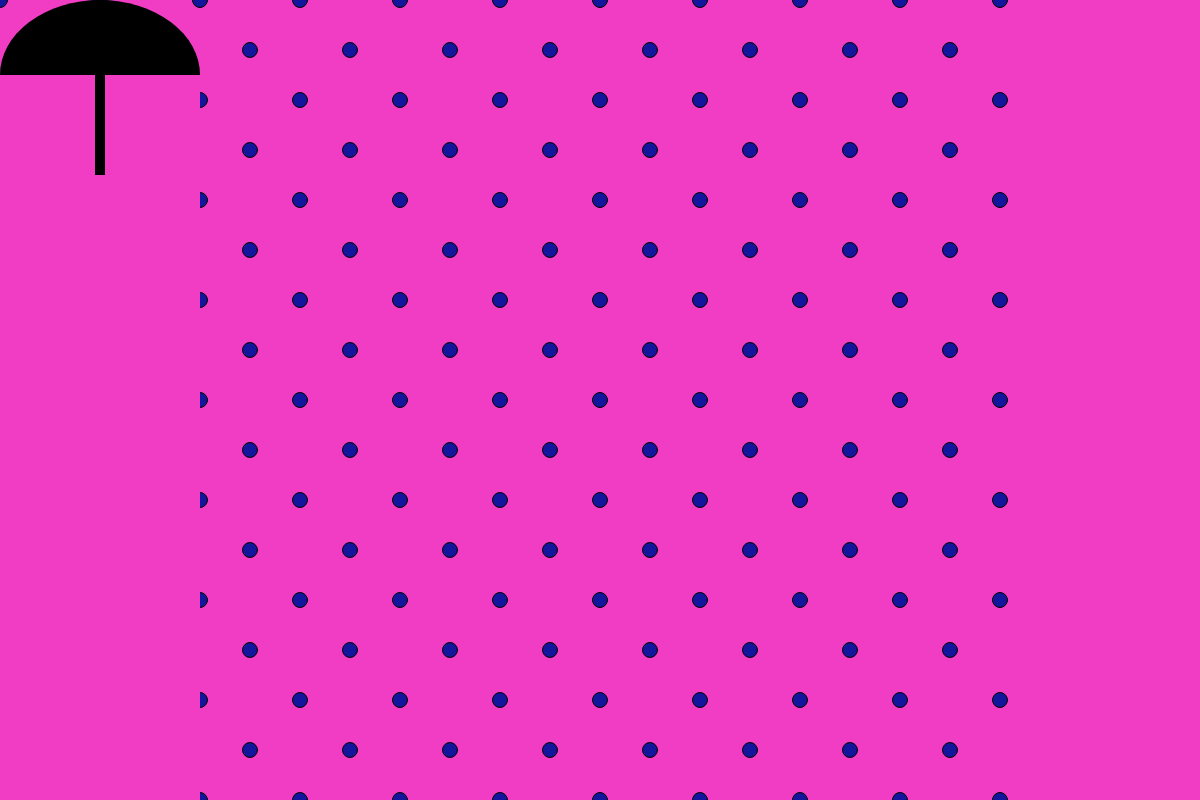
Frame 1 (no input)
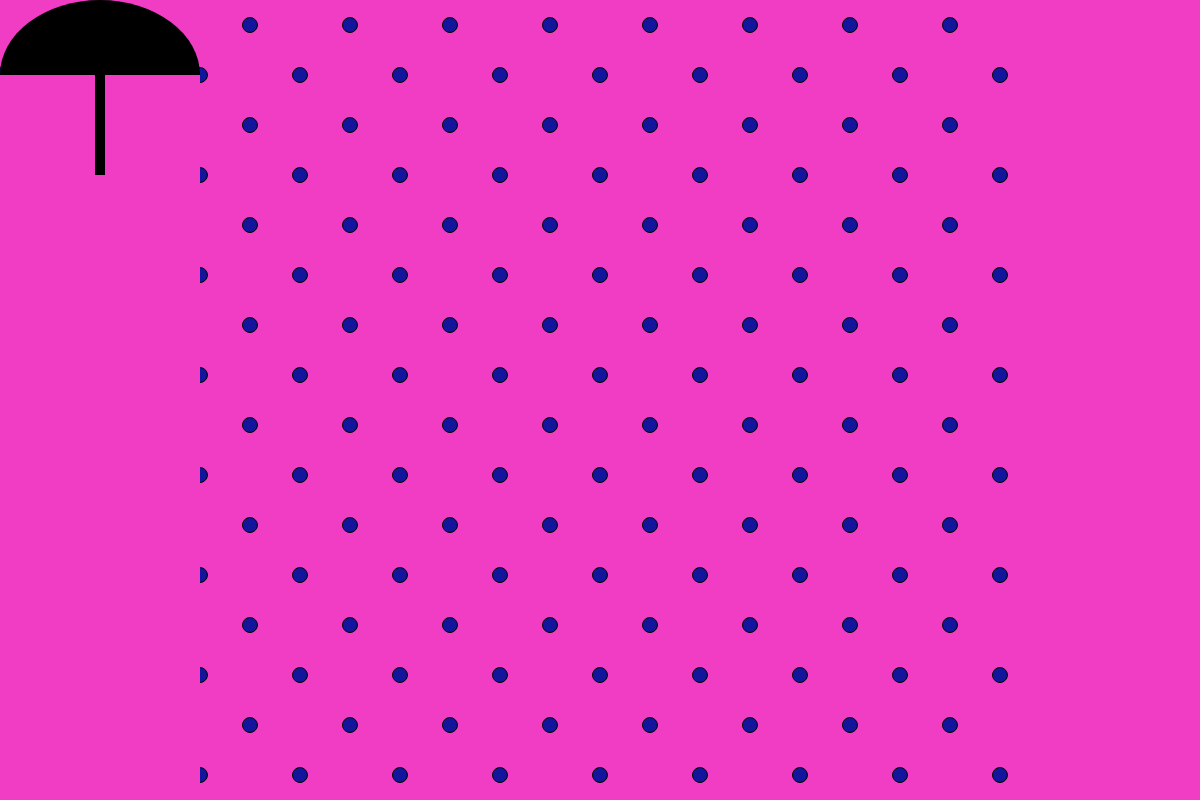
Frame 60 (no input)
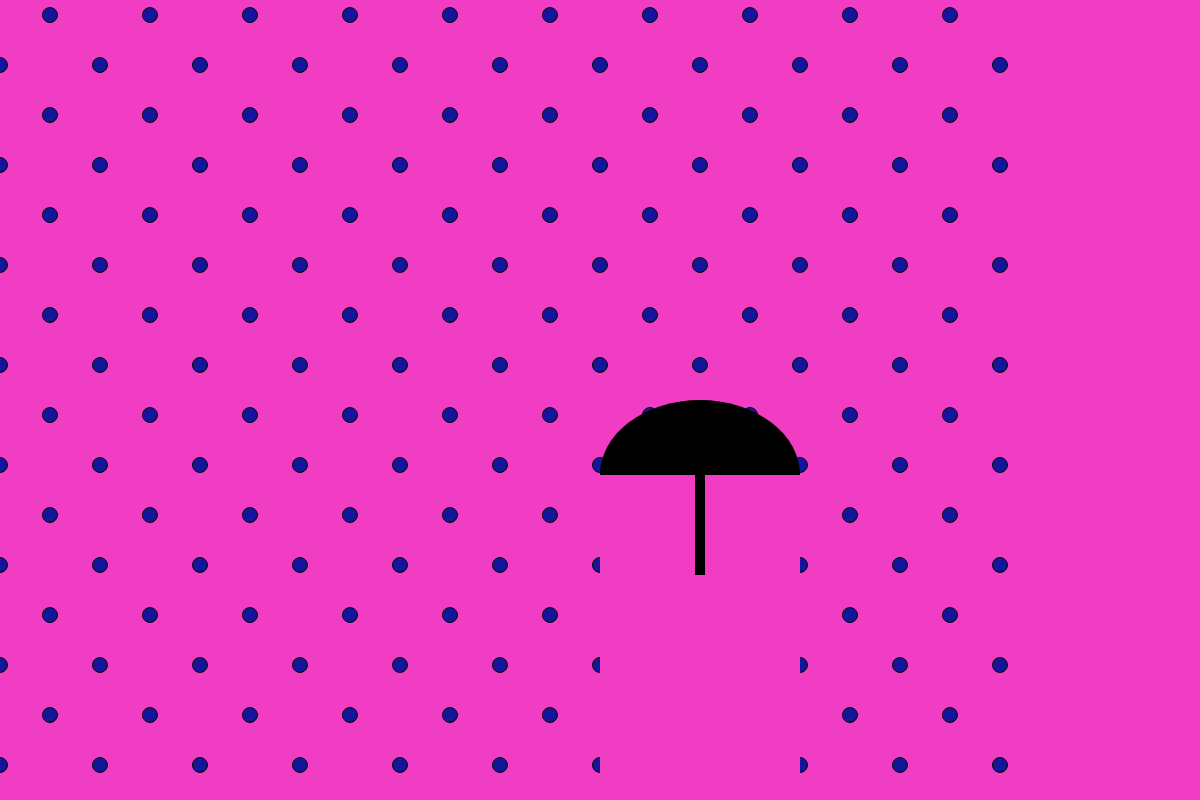
Frame 120 (the mouse pressed at the canvas centre since frame 60)

The p5.js sketch that drew these frames (run headless with seeded random() and noise() and a simulated clock; from frame 60 on, the mouse is pressed at the canvas centre):

// p5.js sketch
// ── sketch.js
//Frederick Cantarine

function setup() {
    createCanvas( windowWidth, 800 );
  }


// raindops' starting positions
  var x = 0;
  var y = 0;
  var a = 50
  var b = 100
  var c = 150
  var d = 200
  var e = 250
  var f = 300
  var g = 350
  var h = 400
  var i = 450
  var j = 500
  var k = 550
  var l = 600
  var m = 650
  var n = 700
  var o = 750
  var p = 800
  var s = 850
  var t = 900
  var u = 950
  var v = 1000

//raindhip speed
var drop = 15;

  function draw() {
    background ( 'rgb(241, 61, 196)' );
    //Turns off cursor
    noCursor();


  var r = random( windowWidth/2 );
  var q = random( windowHeight );

//Raindrops
    fill ('rgb(20, 21, 157)')
    ellipse (x, y, 15);
    ellipse (x, y - 100, 15);
    ellipse (x, y - 200, 15);
    ellipse (x, y - 300, 15);
    ellipse (x, y - 400, 15);
    ellipse (x, y - 500, 15);
    ellipse (x, y - 600, 15);
    ellipse (x, y - 700, 15);
    ellipse (x, y - 800, 15);
    ellipse (x, y + 100, 15);
    ellipse (x, y + 200, 15);
    ellipse (x, y + 300, 15);
    ellipse (x, y + 400, 15);
    ellipse (x, y + 500, 15);
    ellipse (x, y + 600, 15);
    ellipse (x, y + 700, 15);
    ellipse (x, y + 800, 15);

    ellipse (a, y + 50, 15);
    ellipse (a, y - 50, 15);
    ellipse (a, y - 150, 15);
    ellipse (a, y - 250, 15);
    ellipse (a, y - 350, 15);
    ellipse (a, y - 450, 15);
    ellipse (a, y - 550, 15);
    ellipse (a, y - 650, 15);
    ellipse (a, y - 750, 15);
    ellipse (a, y - 850, 15);
    ellipse (a, y + 150, 15);
    ellipse (a, y + 250, 15);
    ellipse (a, y + 350, 15);
    ellipse (a, y + 450, 15);
    ellipse (a, y + 550, 15);
    ellipse (a, y + 650, 15);
    ellipse (a, y + 750, 15);
    ellipse (a, y + 850, 15);

    ellipse (b, y, 15);
    ellipse (b, y - 100, 15);
    ellipse (b, y - 200, 15);
    ellipse (b, y - 300, 15);
    ellipse (b, y - 400, 15);
    ellipse (b, y - 500, 15);
    ellipse (b, y - 600, 15);
    ellipse (b, y - 700, 15);
    ellipse (b, y - 800, 15);
    ellipse (b, y + 100, 15);
    ellipse (b, y + 200, 15);
    ellipse (b, y + 300, 15);
    ellipse (b, y + 400, 15);
    ellipse (b, y + 500, 15);
    ellipse (b, y + 600, 15);
    ellipse (b, y + 700, 15);
    ellipse (b, y + 800, 15);

    ellipse (c, y + 50, 15);
    ellipse (c, y - 50, 15);
    ellipse (c, y - 150, 15);
    ellipse (c, y - 250, 15);
    ellipse (c, y - 350, 15);
    ellipse (c, y - 450, 15);
    ellipse (c, y - 550, 15);
    ellipse (c, y - 650, 15);
    ellipse (c, y - 750, 15);
    ellipse (c, y - 850, 15);
    ellipse (c, y + 150, 15);
    ellipse (c, y + 250, 15);
    ellipse (c, y + 350, 15);
    ellipse (c, y + 450, 15);
    ellipse (c, y + 550, 15);
    ellipse (c, y + 650, 15);
    ellipse (c, y + 750, 15);
    ellipse (c, y + 850, 15);

    ellipse (d, y, 15);
    ellipse (d, y - 100, 15);
    ellipse (d, y - 200, 15);
    ellipse (d, y - 300, 15);
    ellipse (d, y - 400, 15);
    ellipse (d, y - 500, 15);
    ellipse (d, y - 600, 15);
    ellipse (d, y - 700, 15);
    ellipse (d, y - 800, 15);
    ellipse (d, y + 100, 15);
    ellipse (d, y + 200, 15);
    ellipse (d, y + 300, 15);
    ellipse (d, y + 400, 15);
    ellipse (d, y + 500, 15);
    ellipse (d, y + 600, 15);
    ellipse (d, y + 700, 15);
    ellipse (d, y + 800, 15);

    ellipse (e, y + 50, 15);
    ellipse (e, y - 50, 15);
    ellipse (e, y - 150, 15);
    ellipse (e, y - 250, 15);
    ellipse (e, y - 350, 15);
    ellipse (e, y - 450, 15);
    ellipse (e, y - 550, 15);
    ellipse (e, y - 650, 15);
    ellipse (e, y - 750, 15);
    ellipse (e, y - 850, 15);
    ellipse (e, y + 150, 15);
    ellipse (e, y + 250, 15);
    ellipse (e, y + 350, 15);
    ellipse (e, y + 450, 15);
    ellipse (e, y + 550, 15);
    ellipse (e, y + 650, 15);
    ellipse (e, y + 750, 15);
    ellipse (e, y + 850, 15);

    ellipse (f, y, 15);
    ellipse (f, y - 100, 15);
    ellipse (f, y - 200, 15);
    ellipse (f, y - 300, 15);
    ellipse (f, y - 400, 15);
    ellipse (f, y - 500, 15);
    ellipse (f, y - 600, 15);
    ellipse (f, y - 700, 15);
    ellipse (f, y - 800, 15);
    ellipse (f, y + 100, 15);
    ellipse (f, y + 200, 15);
    ellipse (f, y + 300, 15);
    ellipse (f, y + 400, 15);
    ellipse (f, y + 500, 15);
    ellipse (f, y + 600, 15);
    ellipse (f, y + 700, 15);
    ellipse (f, y + 800, 15);

    ellipse (g, y + 50, 15);
    ellipse (g, y - 50, 15);
    ellipse (g, y - 150, 15);
    ellipse (g, y - 250, 15);
    ellipse (g, y - 350, 15);
    ellipse (g, y - 450, 15);
    ellipse (g, y - 550, 15);
    ellipse (g, y - 650, 15);
    ellipse (g, y - 750, 15);
    ellipse (g, y - 850, 15);
    ellipse (g, y + 150, 15);
    ellipse (g, y + 250, 15);
    ellipse (g, y + 350, 15);
    ellipse (g, y + 450, 15);
    ellipse (g, y + 550, 15);
    ellipse (g, y + 650, 15);
    ellipse (g, y + 750, 15);
    ellipse (g, y + 850, 15);

    ellipse (h, y, 15);
    ellipse (h, y - 100, 15);
    ellipse (h, y - 200, 15);
    ellipse (h, y - 300, 15);
    ellipse (h, y - 400, 15);
    ellipse (h, y - 500, 15);
    ellipse (h, y - 600, 15);
    ellipse (h, y - 700, 15);
    ellipse (h, y - 800, 15);
    ellipse (h, y + 100, 15);
    ellipse (h, y + 200, 15);
    ellipse (h, y + 300, 15);
    ellipse (h, y + 400, 15);
    ellipse (h, y + 500, 15);
    ellipse (h, y + 600, 15);
    ellipse (h, y + 700, 15);
    ellipse (h, y + 800, 15);

    ellipse (i, y + 50, 15);
    ellipse (i, y - 50, 15);
    ellipse (i, y - 150, 15);
    ellipse (i, y - 250, 15);
    ellipse (i, y - 350, 15);
    ellipse (i, y - 450, 15);
    ellipse (i, y - 550, 15);
    ellipse (i, y - 650, 15);
    ellipse (i, y - 750, 15);
    ellipse (i, y - 850, 15);
    ellipse (i, y + 150, 15);
    ellipse (i, y + 250, 15);
    ellipse (i, y + 350, 15);
    ellipse (i, y + 450, 15);
    ellipse (i, y + 550, 15);
    ellipse (i, y + 650, 15);
    ellipse (i, y + 750, 15);
    ellipse (i, y + 850, 15);

    ellipse (j, y, 15);
    ellipse (j, y - 100, 15);
    ellipse (j, y - 200, 15);
    ellipse (j, y - 300, 15);
    ellipse (j, y - 400, 15);
    ellipse (j, y - 500, 15);
    ellipse (j, y - 600, 15);
    ellipse (j, y - 700, 15);
    ellipse (j, y - 800, 15);
    ellipse (j, y + 100, 15);
    ellipse (j, y + 200, 15);
    ellipse (j, y + 300, 15);
    ellipse (j, y + 400, 15);
    ellipse (j, y + 500, 15);
    ellipse (j, y + 600, 15);
    ellipse (j, y + 700, 15);
    ellipse (j, y + 800, 15);

    ellipse (k, y + 50, 15);
    ellipse (k, y - 50, 15);
    ellipse (k, y - 150, 15);
    ellipse (k, y - 250, 15);
    ellipse (k, y - 350, 15);
    ellipse (k, y - 450, 15);
    ellipse (k, y - 550, 15);
    ellipse (k, y - 650, 15);
    ellipse (k, y - 750, 15);
    ellipse (k, y - 850, 15);
    ellipse (k, y + 150, 15);
    ellipse (k, y + 250, 15);
    ellipse (k, y + 350, 15);
    ellipse (k, y + 450, 15);
    ellipse (k, y + 550, 15);
    ellipse (k, y + 650, 15);
    ellipse (k, y + 750, 15);
    ellipse (k, y + 850, 15);

    ellipse (l, y, 15);
    ellipse (l, y - 100, 15);
    ellipse (l, y - 200, 15);
    ellipse (l, y - 300, 15);
    ellipse (l, y - 400, 15);
    ellipse (l, y - 500, 15);
    ellipse (l, y - 600, 15);
    ellipse (l, y - 700, 15);
    ellipse (l, y - 800, 15);
    ellipse (l, y + 100, 15);
    ellipse (l, y + 200, 15);
    ellipse (l, y + 300, 15);
    ellipse (l, y + 400, 15);
    ellipse (l, y + 500, 15);
    ellipse (l, y + 600, 15);
    ellipse (l, y + 700, 15);
    ellipse (l, y + 800, 15);

    ellipse (m, y + 50, 15);
    ellipse (m, y - 50, 15);
    ellipse (m, y - 150, 15);
    ellipse (m, y - 250, 15);
    ellipse (m, y - 350, 15);
    ellipse (m, y - 450, 15);
    ellipse (m, y - 550, 15);
    ellipse (m, y - 650, 15);
    ellipse (m, y - 750, 15);
    ellipse (m, y - 850, 15);
    ellipse (m, y + 150, 15);
    ellipse (m, y + 250, 15);
    ellipse (m, y + 350, 15);
    ellipse (m, y + 450, 15);
    ellipse (m, y + 550, 15);
    ellipse (m, y + 650, 15);
    ellipse (m, y + 750, 15);
    ellipse (m, y + 850, 15);

    ellipse (n, y, 15);
    ellipse (n, y - 100, 15);
    ellipse (n, y - 200, 15);
    ellipse (n, y - 300, 15);
    ellipse (n, y - 400, 15);
    ellipse (n, y - 500, 15);
    ellipse (n, y - 600, 15);
    ellipse (n, y - 700, 15);
    ellipse (n, y - 800, 15);
    ellipse (n, y + 100, 15);
    ellipse (n, y + 200, 15);
    ellipse (n, y + 300, 15);
    ellipse (n, y + 400, 15);
    ellipse (n, y + 500, 15);
    ellipse (n, y + 600, 15);
    ellipse (n, y + 700, 15);
    ellipse (n, y + 800, 15);

    ellipse (o, y + 50, 15);
    ellipse (o, y - 50, 15);
    ellipse (o, y - 150, 15);
    ellipse (o, y - 250, 15);
    ellipse (o, y - 350, 15);
    ellipse (o, y - 450, 15);
    ellipse (o, y - 550, 15);
    ellipse (o, y - 650, 15);
    ellipse (o, y - 750, 15);
    ellipse (o, y - 850, 15);
    ellipse (o, y + 150, 15);
    ellipse (o, y + 250, 15);
    ellipse (o, y + 350, 15);
    ellipse (o, y + 450, 15);
    ellipse (o, y + 550, 15);
    ellipse (o, y + 650, 15);
    ellipse (o, y + 750, 15);
    ellipse (o, y + 850, 15);

    ellipse (p, y, 15);
    ellipse (p, y - 100, 15);
    ellipse (p, y - 200, 15);
    ellipse (p, y - 300, 15);
    ellipse (p, y - 400, 15);
    ellipse (p, y - 500, 15);
    ellipse (p, y - 600, 15);
    ellipse (p, y - 700, 15);
    ellipse (p, y - 800, 15);
    ellipse (p, y + 100, 15);
    ellipse (p, y + 200, 15);
    ellipse (p, y + 300, 15);
    ellipse (p, y + 400, 15);
    ellipse (p, y + 500, 15);
    ellipse (p, y + 600, 15);
    ellipse (p, y + 700, 15);
    ellipse (p, y + 800, 15);

    ellipse (s, y + 50, 15);
    ellipse (s, y - 50, 15);
    ellipse (s, y - 150, 15);
    ellipse (s, y - 250, 15);
    ellipse (s, y - 350, 15);
    ellipse (s, y - 450, 15);
    ellipse (s, y - 550, 15);
    ellipse (s, y - 650, 15);
    ellipse (s, y - 750, 15);
    ellipse (s, y - 850, 15);
    ellipse (s, y + 150, 15);
    ellipse (s, y + 250, 15);
    ellipse (s, y + 350, 15);
    ellipse (s, y + 450, 15);
    ellipse (s, y + 550, 15);
    ellipse (s, y + 650, 15);
    ellipse (s, y + 750, 15);
    ellipse (s, y + 850, 15);

    ellipse (t, y, 15);
    ellipse (t, y - 100, 15);
    ellipse (t, y - 200, 15);
    ellipse (t, y - 300, 15);
    ellipse (t, y - 400, 15);
    ellipse (t, y - 500, 15);
    ellipse (t, y - 600, 15);
    ellipse (t, y - 700, 15);
    ellipse (t, y - 800, 15);
    ellipse (t, y + 100, 15);
    ellipse (t, y + 200, 15);
    ellipse (t, y + 300, 15);
    ellipse (t, y + 400, 15);
    ellipse (t, y + 500, 15);
    ellipse (t, y + 600, 15);
    ellipse (t, y + 700, 15);
    ellipse (t, y + 800, 15);

    ellipse (u, y + 50, 15);
    ellipse (u, y - 50, 15);
    ellipse (u, y - 150, 15);
    ellipse (u, y - 250, 15);
    ellipse (u, y - 350, 15);
    ellipse (u, y - 450, 15);
    ellipse (u, y - 550, 15);
    ellipse (u, y - 650, 15);
    ellipse (u, y - 750, 15);
    ellipse (u, y - 850, 15);
    ellipse (u, y + 150, 15);
    ellipse (u, y + 250, 15);
    ellipse (u, y + 350, 15);
    ellipse (u, y + 450, 15);
    ellipse (u, y + 550, 15);
    ellipse (u, y + 650, 15);
    ellipse (u, y + 750, 15);
    ellipse (u, y + 850, 15);

    ellipse (v, y, 15);
    ellipse (v, y - 100, 15);
    ellipse (v, y - 200, 15);
    ellipse (v, y - 300, 15);
    ellipse (v, y - 400, 15);
    ellipse (v, y - 500, 15);
    ellipse (v, y - 600, 15);
    ellipse (v, y - 700, 15);
    ellipse (v, y - 800, 15);
    ellipse (v, y + 100, 15);
    ellipse (v, y + 200, 15);
    ellipse (v, y + 300, 15);
    ellipse (v, y + 400, 15);
    ellipse (v, y + 500, 15);
    ellipse (v, y + 600, 15);
    ellipse (v, y + 700, 15);
    ellipse (v, y + 800, 15);


//Couldn't figure out how to make the following if statement work
//I'm leaving it there if I ever need to refer to it again 
// Moving the raindrop to a random starting point
  /*  if (y > height) {
      x = r ;
    }

    if (y > height) {
      a = r + r ;
    }
*/

//Resetting the raindrop after it falls
    if (y > height) {
      y = 0;
    }
    y = y + drop;



//Umbrella
    push();
    translate( mouseX, mouseY );

    //dry space under umbrella
    fill ( 'rgb(241, 61, 196)' );
    noStroke();
    rect (0, 75, 200, 1000);

    //umbrella handle
    fill ( 'rgb(0, 0, 0)' );
    rect (95, 75, 10, 100);

    //umbrella top
    fill( 'rgb(0, 0, 0)' );
    arc(100, 75, 200, 150, PI, TWO_PI);

    pop();

  }
